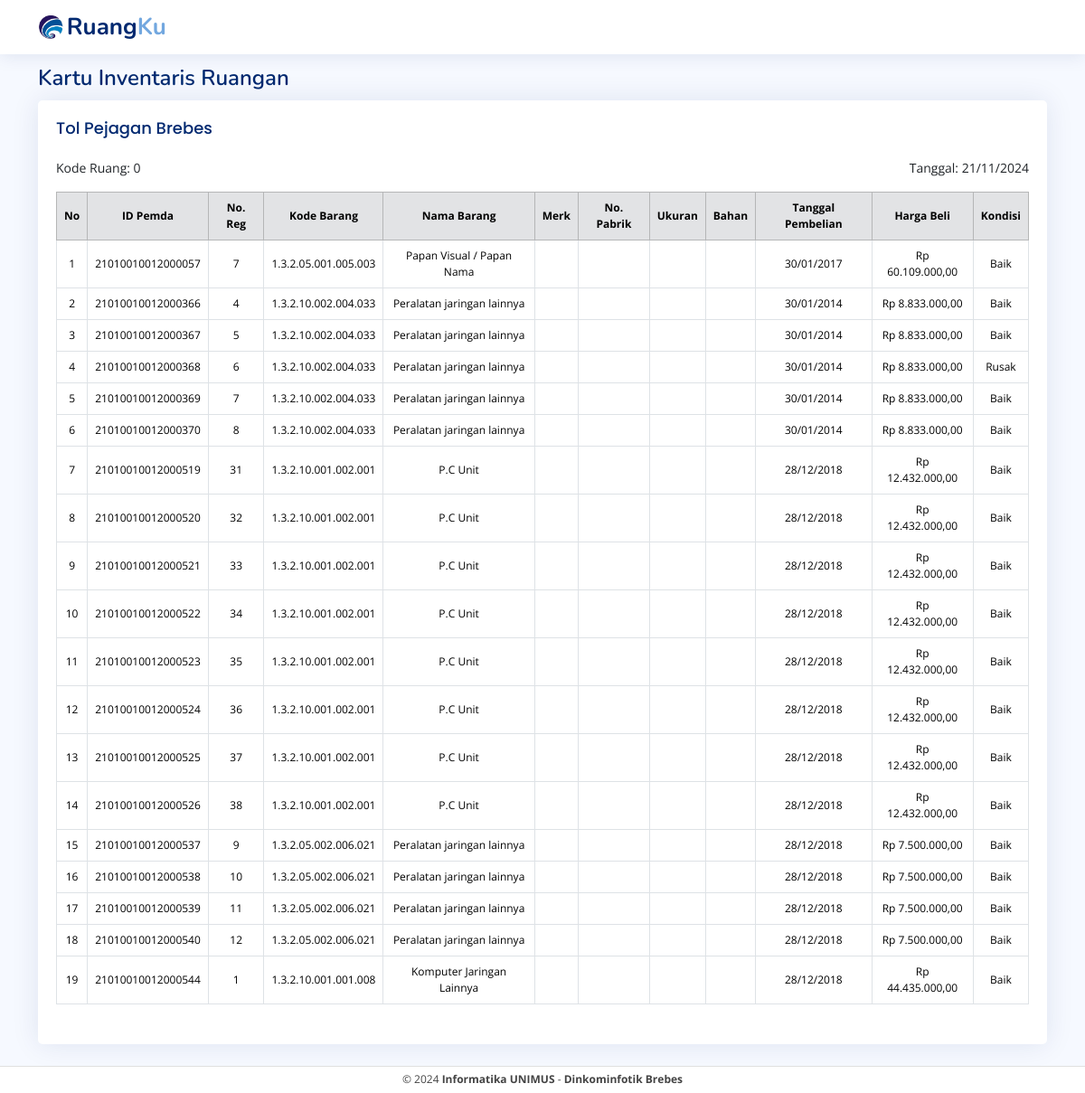
The page /qrcode_inventaris.php on the database as committed earlier.
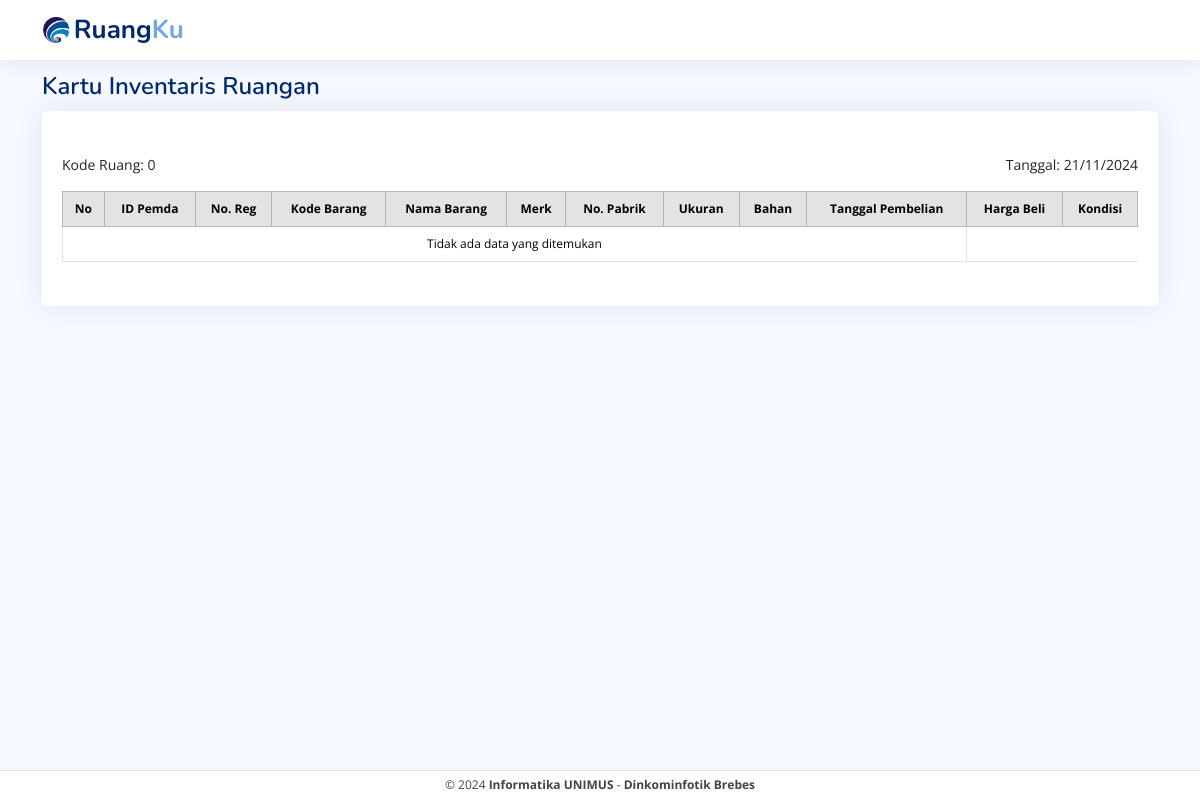
The same page on the database as committed later.
### tables this page shows
CREATE TABLE `data_barang` (
  `id_barang_pemda` varchar(50) NOT NULL,
  `kode_barang` varchar(50) NOT NULL,
  `nama_barang` varchar(100) NOT NULL,
  `no_regristrasi` varchar(50) DEFAULT NULL,
  `kode_pemilik` varchar(50) DEFAULT NULL,
  `id_ruang_asal` varchar(100) DEFAULT NULL,
  `nama_ruang_asal` varchar(100) DEFAULT NULL,
  `bidang_ruang_asal` varchar(100) DEFAULT NULL,
  `tempat_ruang_asal` varchar(100) DEFAULT NULL,
  `id_ruang_sekarang` varchar(100) DEFAULT NULL,
  `bidang_ruang_sekarang` varchar(100) DEFAULT NULL,
  `tempat_ruang_sekarang` varchar(100) DEFAULT NULL,
  `tgl_pembelian` date DEFAULT NULL,
  `tgl_pembukuan` date DEFAULT NULL,
  `merk` varchar(100) DEFAULT NULL,
  `type` varchar(100) DEFAULT NULL,
  `kategori` varchar(100) DEFAULT NULL,
  `ukuran_CC` varchar(50) DEFAULT NULL,
  `no_pabrik` varchar(50) DEFAULT NULL,
  `no_rangka` varchar(50) DEFAULT NULL,
  `no_bpkb` varchar(50) DEFAULT NULL,
  `bahan` varchar(100) DEFAULT NULL,
  `no_mesin` varchar(50) DEFAULT NULL,
  `no_polisi` varchar(50) DEFAULT NULL,
  `kondisi_barang` varchar(50) DEFAULT NULL,
  `masa_manfaat` varchar(50) DEFAULT NULL,
  `harga_awal` decimal(15,2) DEFAULT NULL,
  `harga_total` decimal(15,2) DEFAULT NULL,
  `keterangan` text,
  `foto_barang` varchar(255) DEFAULT NULL,
  `nama_ruang_sekarang` varchar(100) DEFAULT NULL,
  `is_updated` tinyint(1) DEFAULT '0'
);

### qrcode_inventaris.php (the view, shortened to what the changed rows need)
<?php
include('koneksi/koneksi.php');
include('component/style.php');
$limit = isset($_GET['limit']) ? max(1, (int)$_GET['limit']) : 20;
$page = isset($_GET['page']) ? max(1, (int)$_GET['page']) : 1;
$start = ($page - 1) * $limit;
$search_query = "";
$search_params = [];
$param_types = "";
$id_lokasi = isset($_GET['id_lokasi']) ? $_GET['id_lokasi'] : 0;
$tanggal_mulai = isset($_GET['tanggal_mulai']) ? $_GET['tanggal_mulai'] : '';
$tanggal_akhir = isset($_GET['tanggal_akhir']) ? $_GET['tanggal_akhir'] : '';
$query_lokasi = "SELECT bid_lokasi FROM lokasi WHERE id_lokasi = ?";
$stmt_lokasi = mysqli_prepare($conn, $query_lokasi);
mysqli_stmt_bind_param($stmt_lokasi, "s", $id_lokasi);
mysqli_stmt_execute($stmt_lokasi);
$result_lokasi = mysqli_stmt_get_result($stmt_lokasi);
$nama_ruang = mysqli_fetch_assoc($result_lokasi)['bid_lokasi'] ?? '';
if (!empty($tanggal_mulai) && !empty($tanggal_akhir)) {
    $query = "SELECT b.id_barang_pemda, b.kode_barang, b.nama_barang, b.no_regristrasi,b.kategori, b.merk, b.no_pabrik, b.ukuran_CC,
              b.bahan, b.tgl_pembelian, b.harga_awal, b.kondisi_barang
              FROM data_barang b
              WHERE b.id_ruang_sekarang = ?
              AND b.tgl_pembelian BETWEEN ? AND ? $search_query
              LIMIT ?, ?";
    $param_types = "sssii";
    $search_params = array_merge([$id_lokasi, $tanggal_mulai, $tanggal_akhir], $search_params, [$start, $limit]);
} else {
    $query = "SELECT b.id_barang_pemda, b.kode_barang, b.nama_barang, b.no_regristrasi, b.kategori, b.merk, b.no_pabrik, b.ukuran_CC,
              b.bahan, b.tgl_pembelian, b.harga_awal, b.kondisi_barang
              FROM data_barang b
              WHERE b.id_ruang_sekarang = ? $search_query
              LIMIT ?, ?";
    $param_types = "sii";
    $search_params = array_merge([$id_lokasi], $search_params, [$start, $limit]);
}
$stmt = mysqli_prepare($conn, $query);
if (!empty($param_types) && !empty($search_params)) {
    mysqli_stmt_bind_param($stmt, $param_types, ...$search_params);
}
mysqli_stmt_execute($stmt);
$result = mysqli_stmt_get_result($stmt);
?>
<main class="container py-4 mt-5">
    <div class="pagetitle">
        <h1>Kartu Inventaris Ruangan</h1>
    </div>
    <div class="card">
        <div class="card-body">
            <h5 class="card-title" style="font-size: 18px !important;"><?= htmlspecialchars($nama_ruang) ?></h5>
            <div class="d-flex justify-content-between mb-3">
                <div style="font-size: 14px !important;">
                </div>
                <div style="font-size: 14px !important;">
                </div>
            </div>
            <div class="table-responsive">
                <table class="table table-bordered align-middle text-center mb-4" style="font-size: 12px;">
                    <thead class="table-secondary align-middle text-center">
                        <tr>
                            <th>No</th>
                            <th>ID Pemda</th>
                            <th>No. Reg</th>
                            <th>Kode Barang</th>
                            <th>Nama Barang</th>
                            <th>Merk</th>
                            <th>No. Pabrik</th>
                            <th>Ukuran</th>
                            <th>Bahan</th>
                            <th>Tanggal Pembelian</th>
                            <th>Harga Beli</th>
                            <th>Kondisi</th>
                        </tr>
                    </thead>
                    <tbody>
                        <?php
                        $no = $start + 1;
                        while ($row = mysqli_fetch_assoc($result)) : ?>
                            <tr class='text-center'>
                                <td><?= $no ?></td>
                                <td><?= htmlspecialchars($row['id_barang_pemda'] ?? '') ?></td>
                                <td><?= htmlspecialchars($row['no_regristrasi'] ?? '') ?></td>
                                <td><?= htmlspecialchars($row['kode_barang'] ?? '') ?></td>
                                <td><?= htmlspecialchars($row['nama_barang'] ?? '') ?></td>
                                <td><?= htmlspecialchars($row['merk'] ?? '') ?></td>
                                <td><?= htmlspecialchars($row['no_pabrik'] ?? '') ?></td>
                                <td><?= htmlspecialchars($row['ukuran_CC'] ?? '') ?></td>
                                <td><?= htmlspecialchars($row['bahan'] ?? '') ?></td>
                                <td><?= isset($row['tgl_pembelian']) ? date('d/m/Y', strtotime($row['tgl_pembelian'])) : '-' ?></td>
                                <td>Rp <?= isset($row['harga_awal']) ? number_format($row['harga_awal'], 2, ',', '.') : '0,00' ?></td>
                                <td><?= htmlspecialchars($row['kondisi_barang'] ?? '') ?></td>
                            </tr>
                            <?php $no++;
                            ?>
                        <?php endwhile; ?>
                        <?php if (mysqli_num_rows($result) == 0) : ?>
                            <tr>
                                <td colspan="10">Tidak ada data yang ditemukan</td>
                            </tr>
                        <?php endif; ?>
                    </tbody>
                </table>
            </div>
        </div>
    </div>
</main>

Rows that differ between the two databases and show on the page:
removed data_barang: id_barang_pemda "21010010012000057", no_regristrasi "7", kode_barang "1.3.2.05.001.005.003", nama_barang "Papan Visual / Papan Nama", tgl_pembelian "30/01/2017", harga_awal "60.109.000,00", kondisi_barang "Baik"
removed data_barang: id_barang_pemda "21010010012000366", no_regristrasi "4", kode_barang "1.3.2.10.002.004.033", nama_barang "Peralatan jaringan lainnya", tgl_pembelian "30/01/2014", harga_awal "8.833.000,00", kondisi_barang "Baik"
removed data_barang: id_barang_pemda "21010010012000367", no_regristrasi "5", kode_barang "1.3.2.10.002.004.033", nama_barang "Peralatan jaringan lainnya", tgl_pembelian "30/01/2014", harga_awal "8.833.000,00", kondisi_barang "Baik"
removed data_barang: id_barang_pemda "21010010012000368", no_regristrasi "6", kode_barang "1.3.2.10.002.004.033", nama_barang "Peralatan jaringan lainnya", tgl_pembelian "30/01/2014", harga_awal "8.833.000,00", kondisi_barang "Rusak"
removed data_barang: id_barang_pemda "21010010012000369", no_regristrasi "7", kode_barang "1.3.2.10.002.004.033", nama_barang "Peralatan jaringan lainnya", tgl_pembelian "30/01/2014", harga_awal "8.833.000,00", kondisi_barang "Baik"
removed data_barang: id_barang_pemda "21010010012000370", no_regristrasi "8", kode_barang "1.3.2.10.002.004.033", nama_barang "Peralatan jaringan lainnya", tgl_pembelian "30/01/2014", harga_awal "8.833.000,00", kondisi_barang "Baik"
removed data_barang: id_barang_pemda "21010010012000519", no_regristrasi "31", kode_barang "1.3.2.10.001.002.001", nama_barang "P.C Unit", tgl_pembelian "28/12/2018", harga_awal "12.432.000,00", kondisi_barang "Baik"
removed data_barang: id_barang_pemda "21010010012000520", no_regristrasi "32", kode_barang "1.3.2.10.001.002.001", nama_barang "P.C Unit", tgl_pembelian "28/12/2018", harga_awal "12.432.000,00", kondisi_barang "Baik"
removed data_barang: id_barang_pemda "21010010012000521", no_regristrasi "33", kode_barang "1.3.2.10.001.002.001", nama_barang "P.C Unit", tgl_pembelian "28/12/2018", harga_awal "12.432.000,00", kondisi_barang "Baik"
removed data_barang: id_barang_pemda "21010010012000522", no_regristrasi "34", kode_barang "1.3.2.10.001.002.001", nama_barang "P.C Unit", tgl_pembelian "28/12/2018", harga_awal "12.432.000,00", kondisi_barang "Baik"
removed data_barang: id_barang_pemda "21010010012000523", no_regristrasi "35", kode_barang "1.3.2.10.001.002.001", nama_barang "P.C Unit", tgl_pembelian "28/12/2018", harga_awal "12.432.000,00", kondisi_barang "Baik"
removed data_barang: id_barang_pemda "21010010012000524", no_regristrasi "36", kode_barang "1.3.2.10.001.002.001", nama_barang "P.C Unit", tgl_pembelian "28/12/2018", harga_awal "12.432.000,00", kondisi_barang "Baik"
removed data_barang: id_barang_pemda "21010010012000525", no_regristrasi "37", kode_barang "1.3.2.10.001.002.001", nama_barang "P.C Unit", tgl_pembelian "28/12/2018", harga_awal "12.432.000,00", kondisi_barang "Baik"
removed data_barang: id_barang_pemda "21010010012000526", no_regristrasi "38", kode_barang "1.3.2.10.001.002.001", nama_barang "P.C Unit", tgl_pembelian "28/12/2018", harga_awal "12.432.000,00", kondisi_barang "Baik"
removed data_barang: id_barang_pemda "21010010012000537", no_regristrasi "9", kode_barang "1.3.2.05.002.006.021", nama_barang "Peralatan jaringan lainnya", tgl_pembelian "28/12/2018", harga_awal "7.500.000,00", kondisi_barang "Baik"
removed data_barang: id_barang_pemda "21010010012000538", no_regristrasi "10", kode_barang "1.3.2.05.002.006.021", nama_barang "Peralatan jaringan lainnya", tgl_pembelian "28/12/2018", harga_awal "7.500.000,00", kondisi_barang "Baik"
removed data_barang: id_barang_pemda "21010010012000539", no_regristrasi "11", kode_barang "1.3.2.05.002.006.021", nama_barang "Peralatan jaringan lainnya", tgl_pembelian "28/12/2018", harga_awal "7.500.000,00", kondisi_barang "Baik"
removed data_barang: id_barang_pemda "21010010012000540", no_regristrasi "12", kode_barang "1.3.2.05.002.006.021", nama_barang "Peralatan jaringan lainnya", tgl_pembelian "28/12/2018", harga_awal "7.500.000,00", kondisi_barang "Baik"
removed data_barang: id_barang_pemda "21010010012000544", no_regristrasi "1", kode_barang "1.3.2.10.001.001.008", nama_barang "Komputer Jaringan Lainnya", tgl_pembelian "28/12/2018", harga_awal "44.435.000,00", kondisi_barang "Baik"
Other text that changed with them:
$nama_ruang: "Tol Pejagan Brebes" → (not shown)
text now shown: "Tidak ada data yang ditemukan"
